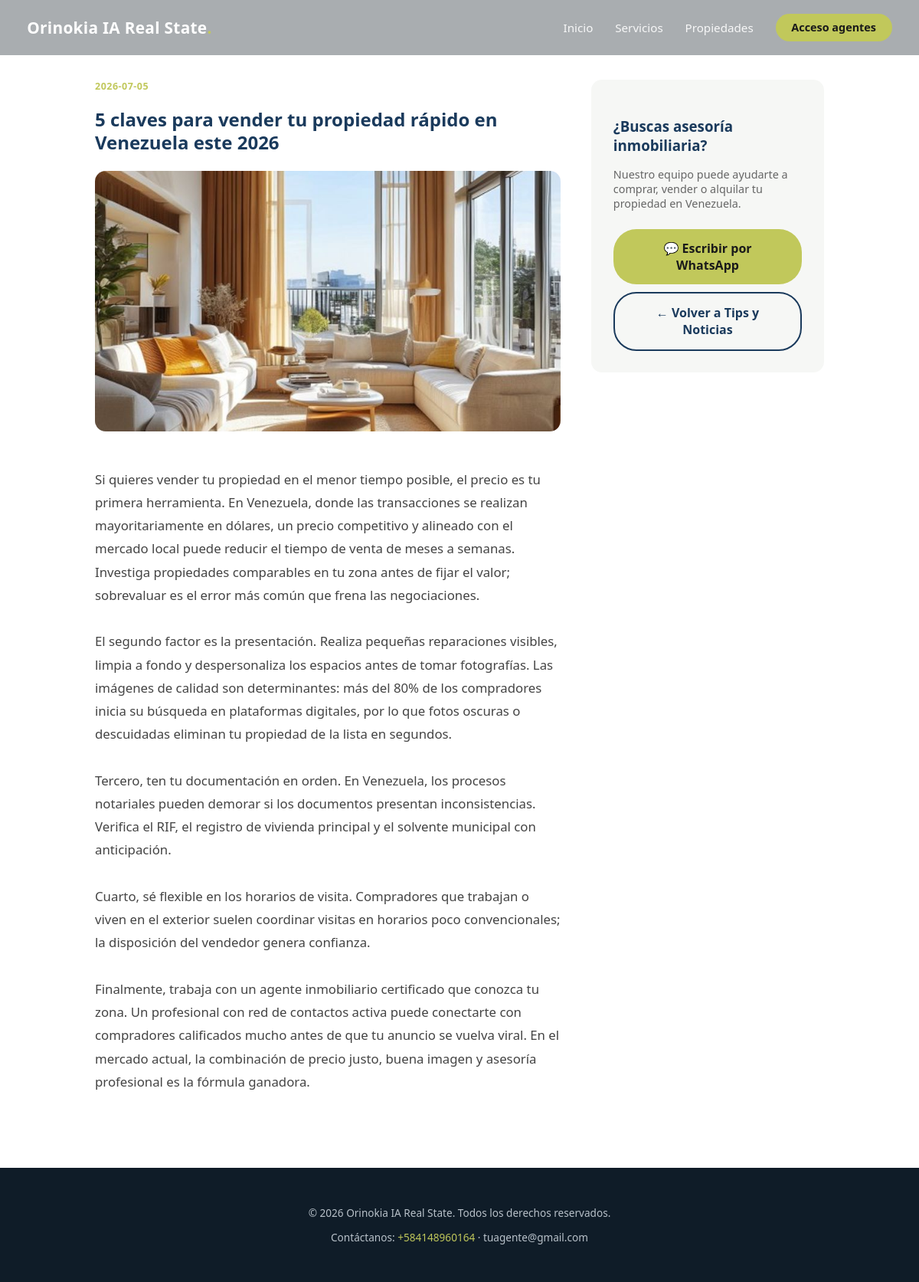
Screenshot of /noticias/9 with the database file from the repository.
### tables this page shows
CREATE TABLE noticias (
                id INTEGER PRIMARY KEY AUTOINCREMENT,
                fecha TEXT,
                titulo TEXT,
                resumen TEXT,
                contenido TEXT,
                imagen_url TEXT,
                creado_en TEXT
            , imagen_es_logo INTEGER DEFAULT 0);

### main.py (the view)
@app.get("/noticias/{noticia_id}", response_class=HTMLResponse)
async def noticia_detalle_publico(request: Request, noticia_id: int):
    noticia = obtener_noticia(noticia_id)
    if not noticia:
        return RedirectResponse(url="/")
    return templates.TemplateResponse(
        request=request,
        name="public/noticia_detalle.html",
        context={
            "branding": get_branding(),
            "anio": datetime.now().year,
            "noticia": noticia,
        },
    )

### templates/public/noticia_detalle.html (shortened to what this page needs)
{% extends "public/base.html" %}
{% block contenido %}
<section class="pub-detalle-body" style="padding-top:6.5rem;">
  <div class="pub-detalle-grid">
    <div>
      <div class="pub-noticia-fecha" style="margin-bottom:0.8rem;">{{ noticia.fecha }}</div>
      <h1 style="color:var(--pub-primario); line-height:1.25; margin-bottom:1.4rem;">{{ noticia.titulo }}</h1>
      {% if noticia.imagen_url and noticia.imagen_es_logo %}
      <div class="pub-noticia-img pub-noticia-img-logo" style="height:260px; border-radius:14px; margin-bottom:1.6rem;">
        <img src="{{ noticia.imagen_url }}" alt="{{ noticia.titulo }}" />
      </div>
      {% elif noticia.imagen_url %}
      <img src="{{ noticia.imagen_url }}" alt="{{ noticia.titulo }}" style="width:100%; height:340px; object-fit:cover; border-radius:14px; margin-bottom:1.6rem;" />
      {% endif %}
      <p style="line-height:1.8; color:#444; white-space:pre-line; font-size:1.05rem;">{{ noticia.contenido or noticia.resumen }}</p>
    </div>
    <div class="pub-contacto-card">
      <h3>¿Buscas asesoría inmobiliaria?</h3>
      <p style="color:#666; font-size:0.9rem;">Nuestro equipo puede ayudarte a comprar, vender o alquilar tu propiedad en Venezuela.</p>
      {% if branding.telefono_agente %}
      <a href="https://wa.me/{{ branding.telefono_agente | replace('+','') | replace(' ','') }}" class="pub-btn pub-btn-dorado">💬 Escribir por WhatsApp</a>
      {% endif %}
      <a href="/#noticias" class="pub-btn pub-btn-outline" style="color:var(--pub-primario); border-color:var(--pub-primario);">← Volver a Tips y Noticias</a>
    </div>
  </div>
</section>
{% endblock %}

### static/css/public.css (style rules this page uses)
:root { --pub-primario: #1a3a5c; --pub-secundario: #b1b65d; }
* { box-sizing: border-box; }
body.publico { margin: 0; font-family: 'Segoe UI', Tahoma, Geneva, Verdana, sans-serif; color: #232323; background: #fff; }
.pub-btn { padding: 0.9rem 2rem; border-radius: 30px; font-weight: 600; text-decoration: none; font-size: 1rem; transition: transform 0.2s ease, box-shadow 0.2s ease; display: inline-block; }
.pub-btn-dorado { background: var(--pub-secundario); color: #1a1a1a; }
.pub-btn-outline { background: transparent; color: #fff; border: 2px solid #fff; }
.pub-noticia-fecha { color: var(--pub-secundario); font-size: 0.78rem; font-weight: 700; text-transform: uppercase; letter-spacing: 0.5px; margin-bottom: 0.5rem; }
.pub-detalle-body { max-width: 1000px; margin: 0 auto; padding: 3rem 1.5rem 5rem; }
.pub-detalle-grid { display: grid; grid-template-columns: 2fr 1fr; gap: 2.5rem; }
.pub-contacto-card { background: #f6f7f5; border-radius: 14px; padding: 1.8rem; height: fit-content; }
.pub-contacto-card h3 { color: var(--pub-primario); margin-bottom: 1rem; }
.pub-contacto-card .pub-btn { width: 100%; text-align: center; margin-top: 0.6rem; }

### rows the page displays
noticias: fecha "2026-07-05", titulo "5 claves para vender tu propiedad rápido en Venezuela este 2026", imagen_url (picture), contenido "Si quieres vender tu propiedad en el menor tiempo posible, el precio es tu primera herramienta. En Venezuela, donde las transacciones se realizan mayoritariamente en dólares, un precio competitivo y alineado con el mercado local puede reducir el tiempo de venta de meses a semanas. Investiga propiedades comparables en tu zona antes de fijar el valor; sobrevaluar es el error más común que frena las negociaciones. El segundo factor es la presentación. Realiza pequeñas reparaciones visibles, limpia a fondo y despersonaliza los espacios antes de tomar fotografías. Las imágenes de calidad son determinantes: más del 80% de los compradores inicia su búsqueda en plataformas digitales, por lo que…"

### other values shown
{{ branding.nombre_agencia }} "Orinokia IA Real State"
{{ anio }} "2026"
{{ branding.telefono_agente }} "+584148960164"
{{ branding.email_agente }} "tuagente@gmail.com"
